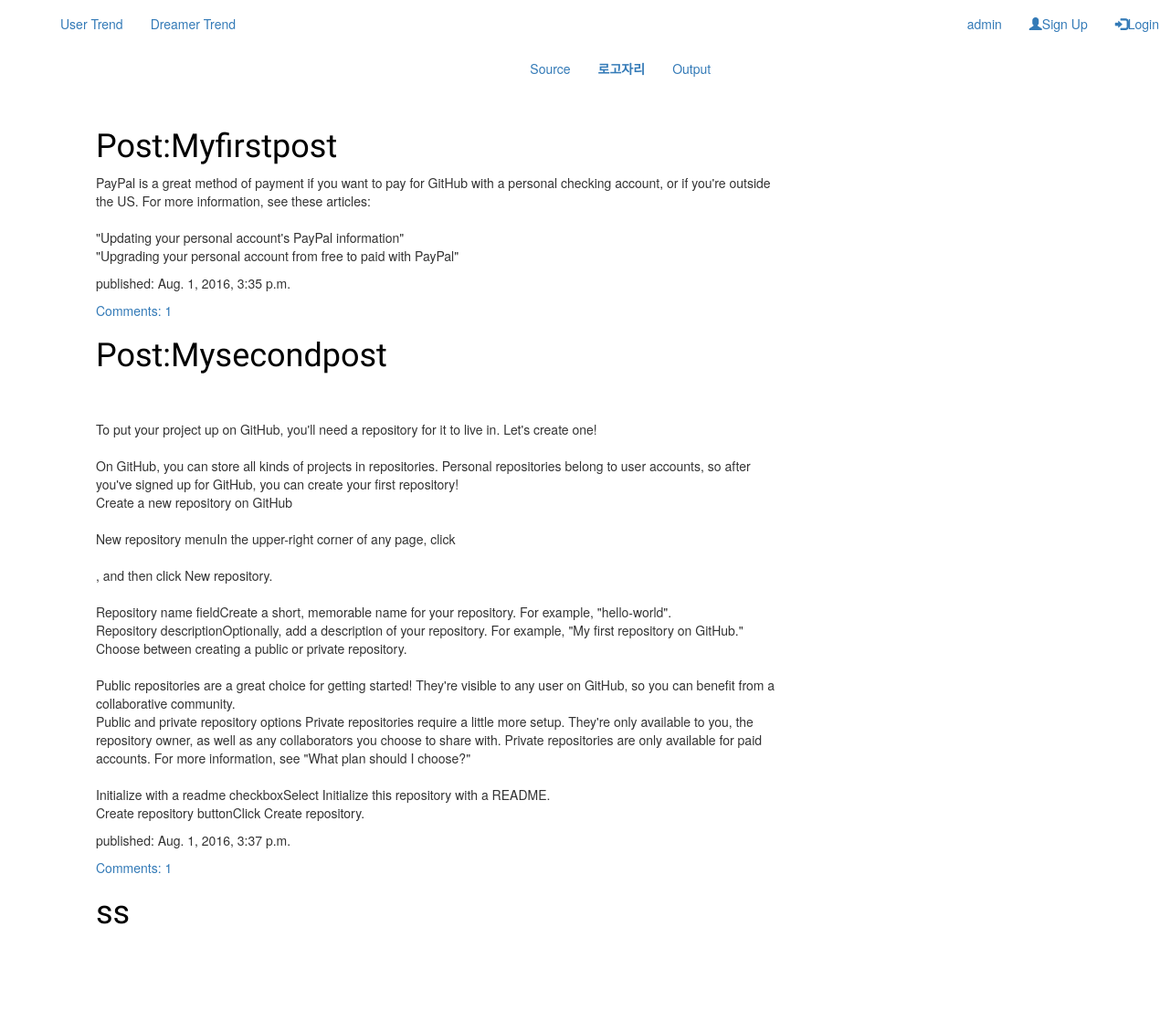
The page /source/ on the database its author committed.
### Source/models.py (models this page shows, shortened)
class Post(models.Model):
    author = models.ForeignKey('auth.User')
    title = models.CharField(max_length=200)
    text = models.TextField()
    created_date = models.DateTimeField(
            default=timezone.now)
    def approved_comments(self):
    	return self.comments.filter(approved_comment=True)

### Source/views.py (the view)
# urls.py: url(r'^', views.post_list, name='post_list'),
def post_list(request):
	post = Post.objects.filter(created_date__lte=timezone.now()).order_by('created_date')
	return render(request, 'Source/post_list.html', {'post' : post})

### Source/templates/Source/post_list.html (shortened to what this page needs)
{% extends 'base.html' %}
{% block content %}
{% for post in post %}
    <div>
        <h1><a href="{% url 'post_detail' pk=post.pk %}">{{ post.title }}</a></h1>
        <p>{{ post.text|linebreaksbr }}</p>
        <p>published: {{ post.created_date }}</p>
    </div>
<a href="{% url 'Source.views.post_detail' pk=post.pk %}">Comments: {{ post.approved_comments.count }}</a>
{% endfor %}
{% endblock %}

### templates/base.html (shortened to what this page needs)
{% load staticfiles %}
   <html>
        <head>
<link rel="stylesheet" href="//maxcdn.bootstrapcdn.com/bootstrap/3.2.0/css/bootstrap.min.css">
<link rel="stylesheet" href="//maxcdn.bootstrapcdn.com/bootstrap/3.2.0/css/bootstrap-theme.min.css">
<link rel="stylesheet" href="{% static 'css/AMGallery.css' %}">
        </head>
        <body>
<nav class="navbar navbar">
  <div class="navbar-inner">
    <ul class="nav navbar-nav navbar-left">
        <li class="trend"><a href="#">User Trend</a></li>
        <li class="trend"><a href="#">Dreamer Trend</a></li>
    </ul>
    <ul class="nav navbar-nav navbar-center" style="margin-left:24%; margin-top:4%;">
        <li id="gall"><a href="/source/">Source</a></li>
        <li id="logo"><a href="/#"><strong>로고자리</strong></a></li>
        <li id="source"><a href="/gallery/">Output</a></li>
    </ul>
    <ul class="nav navbar-nav navbar-right">
    <li><a href="/admin/">admin</a></li>
    <li>
      {% if user.is_authenticated %}
      <a href="/accounts/logout/"><span class="glyphicon glyphicon-log-out"></span>Logout</a>
      {% else %}
      <a href="/accounts/signup/"><span class="glyphicon glyphicon-user"></span>Sign Up</a>
    </li>
    <li>
      <a href="/accounts/login/"><span class="glyphicon glyphicon-log-in"></span>Login</a>
      {% endif %}
    </li>
        </ul>
  </div>
</nav>
 <div class="content container">
   <div class="row">
    <div class="col-md-8">
           {% block content %}
            {% endblock %}
            </div>
        </div>
    </div>
<a href="http://plus.kakao.com/home/mu94n7z4">카카오톡 사연</a>
</body>
    </html>

### AMGallery/static/css/AMGallery.css (style rules this page uses)
h1 a { color:#000000 ; font-family: 'Poiret One', cursive; }
body { padding-left: 50px; }
.content { margin-left: 40px; }
h1, h2, h3, h4 { font-family: 'Poiret One', cursive; }

### rows shown on the page
Post: title "Post:Myfirstpost", text "PayPal is a great method of payment if you want to pay for GitHub with a personal checking account, or if you're outside the US. For more information, see these articles: \"Updating your personal account's PayPal information\" \"Upgrading your personal account from free to paid with PayPal\"", created_date "Aug. 1, 2016, 3:35 p.m.", approved_comments.count "1"
Post: title "Post:Mysecondpost", text "To put your project up on GitHub, you'll need a repository for it to live in. Let's create one! On GitHub, you can store all kinds of projects in repositories. Personal repositories belong to user accounts, so after you've signed up for GitHub, you can create your first repository! Create a new repository on GitHub New repository menuIn the upper-right corner of any page, click , and then click New repository. Repository name fieldCreate a short, memorable name for your repository. For example, \"hello-world\". Repository descriptionOptionally, add a description of your repository. For example, \"My first repository on GitHub.\" Choose between creating a public or private repository. Public…", created_date "Aug. 1, 2016, 3:37 p.m.", approved_comments.count "1"
Post: title "ss"
